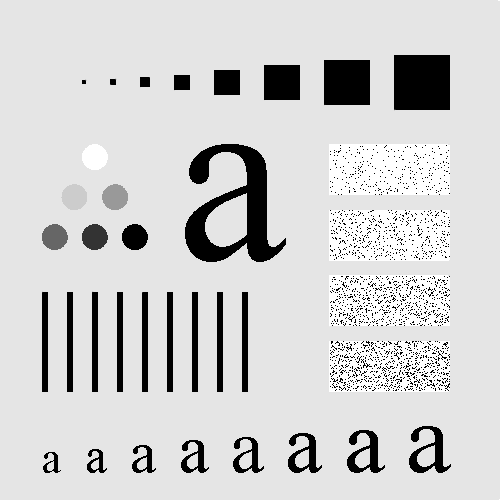
#> input picture Input Images/pattern.tif, 500 x 500 px, found by its file name
$ python '4(c)Edge_detection_then_Ideal_&_Gaussian_Highpass_filter.py'
#> lines starting #> are read from the running program, lines starting #| are printed output that depends on the picture; after the words box and inside, x2 and y2 are one past the last pixel; in counts of white or black regions, pixels touching at a corner belong together
import cv2
import matplotlib.pyplot as plt
import numpy as np


def FFT(img):
    return np.fft.fftshift(np.fft.fft2(img))

def IFFT(img):
    return np.abs(np.fft.ifft2(np.fft.ifftshift(img)))

def Ideal_Highpass(F, D0):
    M, N = F.shape
    H = np.zeros((M, N))

    for u in range(M):
        for v in range(N):
            D = np.sqrt((u-M/2)**2 + (v-N/2)**2)
            if D>D0:
                H[u, v] = 1

    G = H * F
    return IFFT(G)

def Gaussian_Highpass(F, D0):
    M, N = F.shape
    H = np.zeros((M, N))

    for u in range(M):
        for v in range(N):
            D = np.sqrt((u-M/2)**2 + (v-N/2)**2)
            H[u, v] = 1 - np.exp(-(D**2)/(2*D0**2))

    G = H * F
    return IFFT(G)


img_path = './pattern.tif'
gray_img = cv2.imread(img_path,0)
#> gray_img is the input picture: shape (500, 500); min 0, max 255, mean 207.4
img = cv2.resize(gray_img,(512,512))
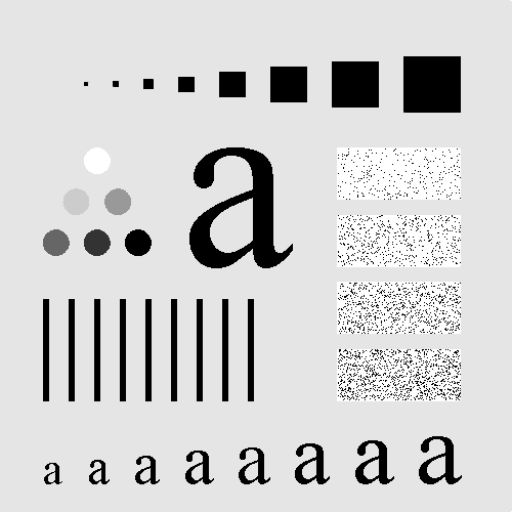
#> img: shape (512, 512); min 0, max 255, mean 207.4
height, width = img.shape
#> height = 512; width = 512

#----Adding gaussian noise-----
mean =  0
std_dev = 25
noise = np.random.randn(height, width)*std_dev + mean
noise = noise.astype(np.uint8)
Gnoisy_img = cv2.add(img, noise)
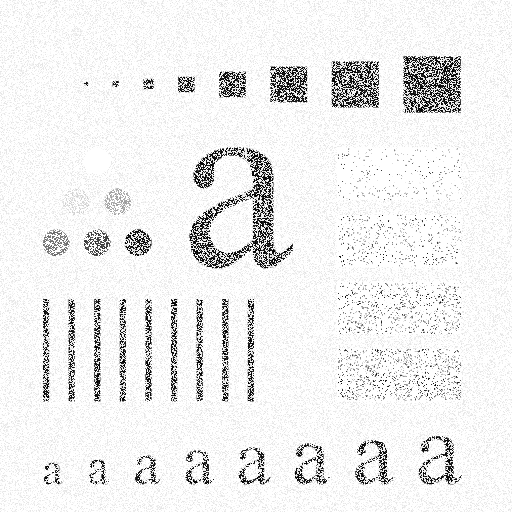
#> Gnoisy_img: shape (512, 512); min 0, max 255, mean 237.3

Gnoisy_img_fft = FFT(Gnoisy_img)
Gnoisy_img_magnitude = np.log(np.abs(Gnoisy_img_fft)+1)
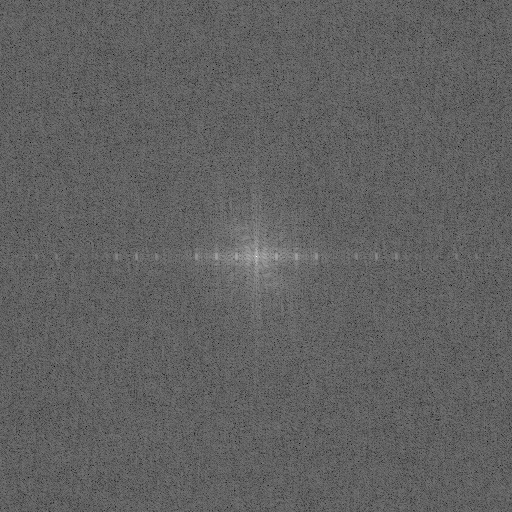
#> Gnoisy_img_magnitude: shape (512, 512) float64; min 4.42, max 17.95, mean 9.58; drawn with min black and max white

cutoff_frequency = 30
reconstructed_ideal_highpass_img = Ideal_Highpass(Gnoisy_img_fft, cutoff_frequency)
#> after the loop in Ideal_Highpass, `for u in range(M):`:
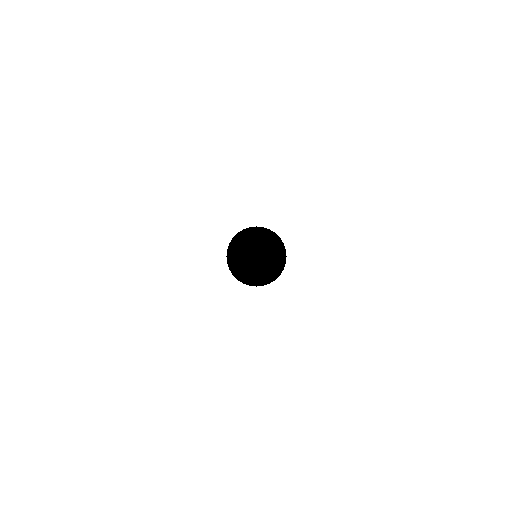
#> H: shape (512, 512) float64; values 0 (black) and 1 (white), 98.9% white; 1 black region, box (x1, y1, x2, y2) and area: (226, 226, 287, 287) 2821
#> in IFFT, `return np.abs(np.fft.ifft2(np.fft.ifftshift(img)))`:
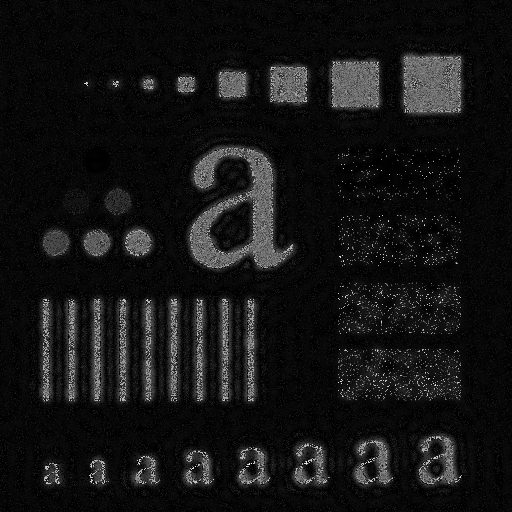
#> returned value: shape (512, 512) float64; min 0.000138, max 246.9, mean 20.8
reconstructed_gaussian_highpass_img = Gaussian_Highpass(Gnoisy_img_fft, cutoff_frequency)
#> after the loop in Gaussian_Highpass, `for u in range(M):`:
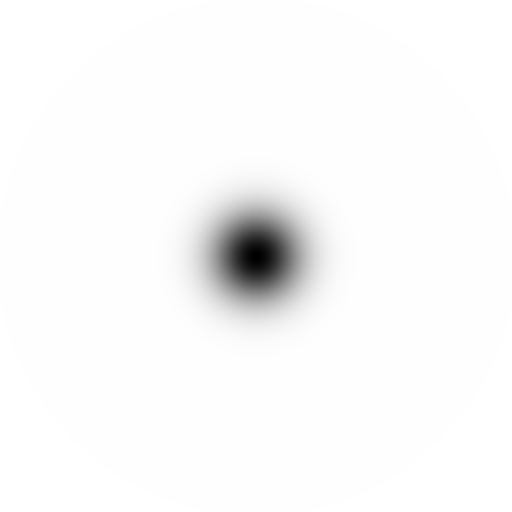
#> H: shape (512, 512) float64; min 0, max 1, mean 0.978


plt.figure(figsize=(10,8))
plt.subplots_adjust(left=0.1, right=0.9, bottom=0.1, top=0.9, wspace=0.4, hspace=0.4)

plt.subplot(2,3,1)
plt.title('Original Image')
plt.imshow(img,cmap='gray')

plt.subplot(2,3,2)
plt.title('Gaussian Noisy Image')
plt.imshow(Gnoisy_img,cmap='gray')

plt.subplot(2,3,3)
plt.title('Gaussian Noisy Image FFT')
plt.imshow(Gnoisy_img_magnitude,cmap='gray')

plt.subplot(2,3,4)
plt.title('Ideal High-pass Filter')
plt.imshow(reconstructed_ideal_highpass_img,cmap='gray')

plt.subplot(2,3,5)
plt.title('Gaussian High-pass Filter')
plt.imshow(reconstructed_gaussian_highpass_img,cmap='gray')

plt.show()
